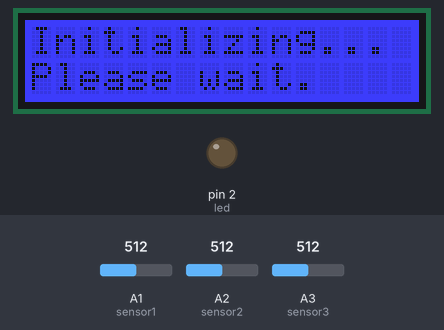
Recording of a sketch running on a simulated Arduino Uno, built with avr-gcc and run on an emulated ATmega328P. Shown: 16×2 character LCD, output pins drawn as LEDs (lit = HIGH). The inputs (shaded band) are chosen by the test bench; at power-on: A1 (sensor1) = 512, A2 (sensor2) = 512, A3 (sensor3) = 512. What the sketch prints to the serial monitor is not drawn.

Above: at 0.1 s.
3.3 s: A1 (sensor1) set to 1023
At 4.6 s:
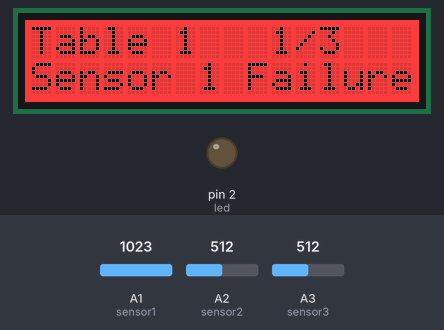
6.2 s: A1 (sensor1) set to 90
At 7.7 s:
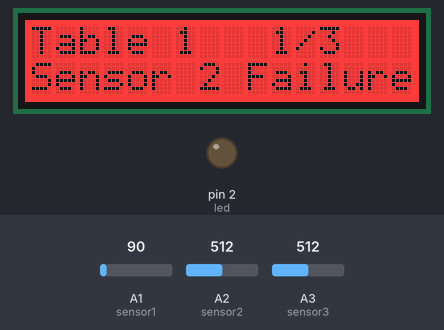
8.3 s: A2 (sensor2) set to 0
At 10.1 s:
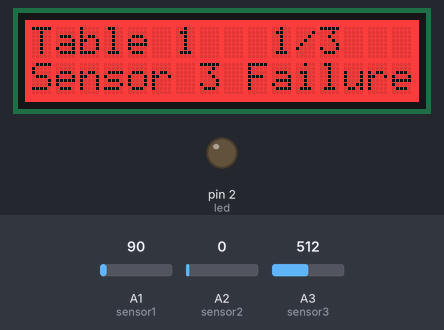
10.4 s: A3 (sensor3) set to 105
12.2 s: A3 (sensor3) set to 89
At 14.3 s:
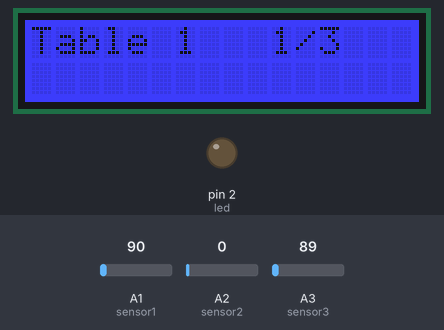
14.7 s: A1 (sensor1) set to 1023
At 15.7 s:
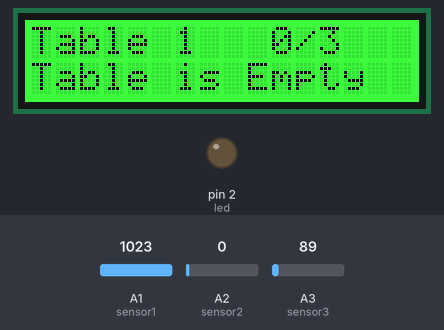

Measured:
- the behaviour switches between 100 and 99 on A3 (sensor3) (found by bisection; images 3 and 4)
- after the input at 3.3 s, the display: changes after 0.91 s (image 1)
- after the input at 6.2 s, the display: first differs from a run without the input after 0.67 s (image 2)
- after the input at 8.3 s, the display: changes after 0.69 s (image 3)
- after the input at 10.4 s, every drawn part: stays the same
- after the input at 12.2 s, the display: changes after 1.0 s (image 4)
- after the input at 14.7 s, the display: changes after 0.59 s (image 5)
- what the display in image 1 shows lasts 0.5 s, from 4.2 s to 4.7 s

The sketch:

main.ino
```cpp
// (licence header left out)
#include <Wire.h>
#include "rgb_lcd.h"

rgb_lcd lcd;

boolean initialized = false;
int colorR;
int colorG;
int colorB;

int led = 2;

int sensor1 = 1;
int sensor2 = 2;
int sensor3 = 3;

int val1 = 0;
int val2 = 0;
int val3 = 0;

boolean occupied1 = false;
boolean occupied2 = false;
boolean occupied3 = false;

int tableNum = 1;
int numSeats = 3;
int occupiedSeats = 0;
boolean isFull = false;
boolean isEmpty;

boolean fault = false;
String failureMsg = "Sensor N Failure";

void configureSensors(){
  pinMode(sensor1, INPUT);
  pinMode(sensor2, INPUT);
  pinMode(sensor3, INPUT);
}

void readSensors(){
  val1 = analogRead(sensor1);
  val2 = analogRead(sensor2);
  val3 = analogRead(sensor3);
  delay(500);
}

void sendSerialData(){
  Serial.println(val1);
  Serial.println(val2);
  Serial.println(val3);
}

void interpretData(){
  if(val1 > 1020){
    occupied1 = !occupied1;
  }
  else if(val1 > 100){
    failureMsg = "Sensor 1 Failure";
    fault = true;
  }
  else if(val2 > 1020){
    occupied2 = !occupied2;
  }
  else if(val2 > 100){
    failureMsg = "Sensor 2 Failure";
    fault = true;
  }
  else if(val3 > 1020){
    occupied3 = !occupied3;
  }
  else if(val3 > 100){
    failureMsg = "Sensor 3 Failure";
    fault = true;
  }
  else if(val1 < 100 && val2 < 100 && val3 < 100)
    fault = false;

  occupiedSeats = (int)occupied1 + (int)occupied2 + int(occupied3);
  if(occupiedSeats == numSeats){
    isFull = true;
    isEmpty = false;
  }
  else
    isFull = false;
  if(occupiedSeats > 0){
    isEmpty = false;
  }
  else if(occupiedSeats == 0){
    isEmpty = true;
  }
  Serial.println(fault);
}

void updateDisplay(){
  lcd.clear();
  if(fault){
    setupLcd(255, 0, 0);
    lcd.setCursor(0, 1);
    lcd.print(failureMsg);
  }
  else if(isFull){
    setupLcd(245, 160, 65);
    lcd.setCursor(0, 1);
    lcd.print("Table is Full");
  }
  else if(isEmpty){
    setupLcd(0, 255, 0);
    lcd.setCursor(0, 1);
    lcd.print("Table is Empty");
  }
  else
    setupLcd(0, 0, 255);
  lcd.setCursor(0, 0);
  lcd.print("Table ");
  lcd.print(tableNum);
  lcd.setCursor(10, 0);
  lcd.print(occupiedSeats);
  lcd.print("/");
  lcd.print(numSeats);
}

void setupLcd(int coloR, int coloG, int coloB){
  if(!initialized){
    lcd.begin(16, 2);
    lcd.setRGB(colorR, colorG, colorB);
    initialized = true;
  }
  lcd.setRGB(coloR, coloG, coloB);
}

void setup()
{
    setupLcd(0, 0, 255);
    // Print a message to the LCD.
    lcd.print("Initializing...");
    configureSensors();
    pinMode(led, OUTPUT);
    Serial.begin(9600);
    lcd.setCursor(0, 1);
    lcd.print("Please wait.");
    delay(2000);
    lcd.clear();
}

void loop()
{
    // set the cursor to column 0, line 1
    // (note: line 1 is the second row, since counting begins with 0):
    readSensors();
    sendSerialData();
    interpretData();
    updateDisplay();


}

/*********************************************************************************************************
  END FILE
*********************************************************************************************************/
```
